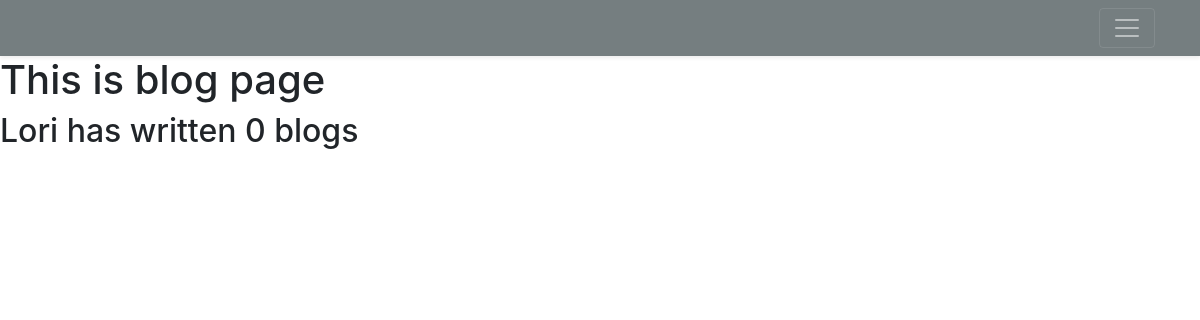
Before: /blog/ with the older database file.
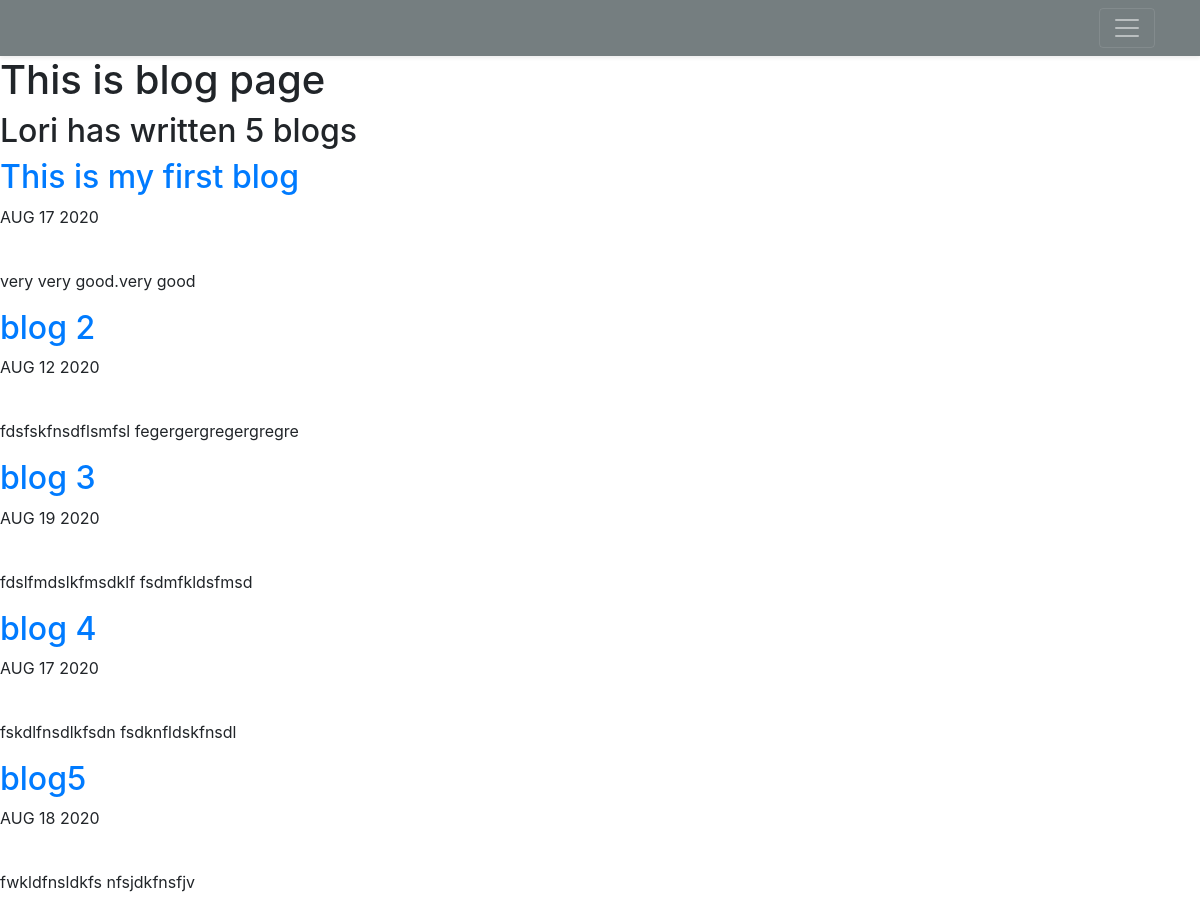
After: the same page with the newer database file.
### blog/models.py (models this page shows, shortened)
class Blog(models.Model):
    title = models.CharField(max_length=200)
    date = models.DateField()
    description = models.TextField()

### blog/views.py (the view)
# urls.py: path('', views.all_blogs, name= 'all_blogs'),
def all_blogs(request):
    blogs = Blog.objects.all()
    return render(request, 'blog/all_blogs.html', {'blogs':blogs})

### blog/templates/blog/all_blogs.html
{% extends 'portfolio/base.html' %}
{% block content %}
<h1>This is blog page</h1>
<h2>Lori has written {{ blogs.count }} blog{{ blogs.count|pluralize }}</h2>
{% for blog in blogs %}
<a href="{% url 'blog:detail' blog.id %}"><h2>{{ blog.title }}</h2></a>
<p>{{ blog.date|date:'M d Y'|upper  }}</p>
<br>
<p>{{ blog.description|striptags|truncatechars:100 }}</p>
{% endfor %}
{% endblock %}

Changed rows visible on the page:
added Blog: title "This is my first blog", date "AUG 17 2020", description "very very good.very good"
added Blog: title "blog 2", date "AUG 12 2020", description "fdsfskfnsdflsmfsl fegergergregergregre"
added Blog: title "blog 3", date "AUG 19 2020", description "fdslfmdslkfmsdklf fsdmfkldsfmsd"
added Blog: title "blog 4", date "AUG 17 2020", description "fskdlfnsdlkfsdn fsdknfldskfnsdl"
added Blog: title "blog5", date "AUG 18 2020", description "fwkldfnsldkfs nfsjdkfnsfjv"
Other visible differences:
{{ blogs.count }}: "0" → "5"
